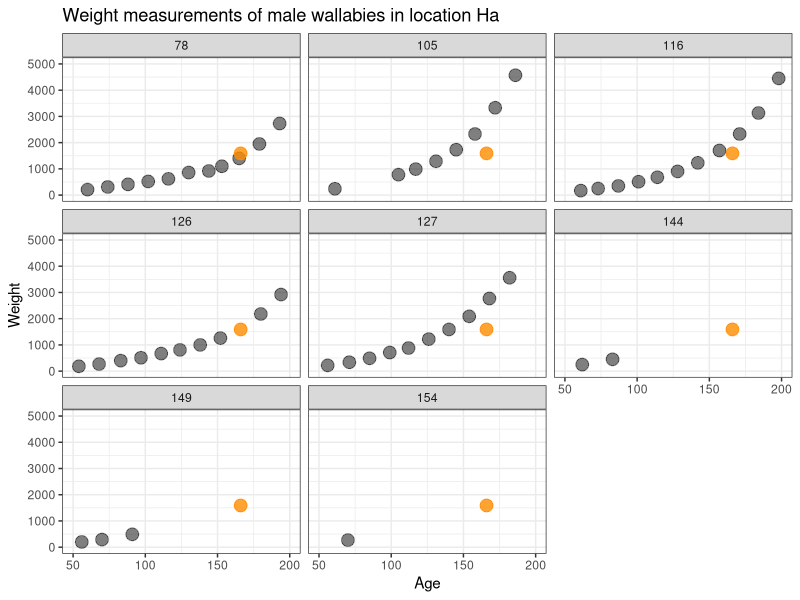
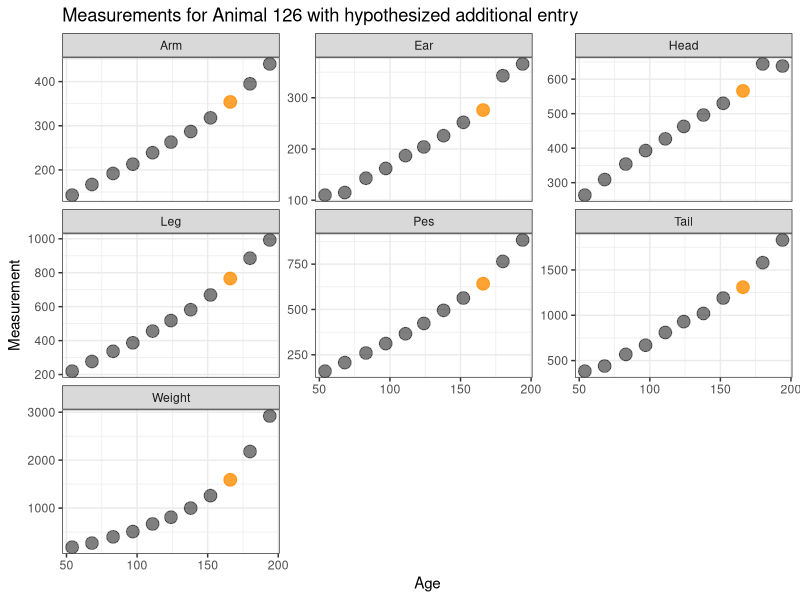

Here is the R script that generated these plots, in order:
## ---- chunk 1
#| include: false
library(tibble)
library(dplyr)
library(tidyr)
library(knitr)
## ---- chunk 2
library(knitr)
wallaby <- read.csv("../data/wallaby.csv") 
head(wallaby) |> kable(caption="First few lines of the wallaby data.")
## ---- chunk 3
library(dplyr)
wallaby |> 
  count(Anim, sort = TRUE) |> 
  head() |> 
  kable(caption="Anim by itself is not uniquely identifying rows in the data.")
## ---- chunk 4
library(dplyr)
wallaby |> 
  count(Anim, Age, sort = TRUE) |> 
  head() |> 
  kable(caption="All combinations of animal ID and an animal's age only refer to one set of measurements.")
## ---- chunk 5
library(tidyr)

wallaby2 <- wallaby |> 
  nest(.by = c("Anim", "Sex", "Loca"), .key="measurements") 
wallaby2 |> head() 
## ---- chunk 6
wallaby2 |> count(Anim, sort=TRUE) |> head() |>
  knitr::kable(caption="We see in the frequency breakdown of `Anim`, that the animal ID for 125 is used twice, i.e. 125 seems to describe two different animals. This would indicate that animal numbers do not refer to an individual animal as the data description suggests.")
## ---- chunk 7
wallaby |> 
  filter(Anim == 125) |> head() |> 
  knitr::kable(caption="Based on the listing for the values of animal 125, the very first entry does not fit in well with the other values.")
## ---- chunk 8
#| echo: false
#| warning: false
#| label: fig-wallaby125
#| fig-cap: "Scatterplots of Weight by Age, facetted by animal number. Only male specimen in location Ha are considered. The orange point shows the measurements of the entry wrongly assigned to animal 125 (which is female and lives in a different location)."

library(ggplot2)

wallaby |> 
  filter(Loca == "Ha", Anim!=125, Sex == 1, !is.na(Weight)) |>
  mutate(Anim=factor(Anim)) |>  
  ggplot(aes(x = Age, y = Weight)) + 
  geom_point(size = 4, alpha = 0.5) + 
  facet_wrap(~Anim) + 
  geom_point(data = filter(wallaby, Anim==125, Sex==1) |> select(-Anim),
             colour = "darkorange", size = 4, alpha = 0.8) +
  xlim(c(50,200)) + 
  ylim(c(0,5000)) + 
  theme_bw() + 
  ggtitle("Weight measurements of male wallabies in location Ha")
## ---- chunk 9
#| echo: false
#| label: fig-wallaby126
#| fig-cap: "Growth curves of animal 126 for all the measurements taken between days 50 and 200. In orange, the additional entry for animal 125 is shown. The values are consistent with animal 126's growth."

library(tidyr)
library(dplyr)
library(ggplot2)

wallaby_long <- wallaby |> 
  pivot_longer(c("Weight", "Head":"Tail"), values_to = "Measurement", names_to="Trait") |> 
  filter(Trait!="Leng")

wallaby_long |> 
  filter(Anim==126, between(Age, 50, 200)) |> 
  ggplot(aes(x = Age, y = Measurement)) + 
  geom_point(size = 4, alpha = 0.5) + 
  facet_wrap(~Trait, scales="free_y") +
  geom_point(data = wallaby_long |>
               filter(Anim==125, Sex==1) |> 
                 select(-Anim), 
             colour = "darkorange", size = 4, alpha = 0.8)  +
  theme_bw() +
  ggtitle("Measurements for Animal 126 with hypothesized additional entry")
## ---- chunk 10
# Cleaning Step 1
wallaby_cleaner <- wallaby |> 
  mutate(Anim = ifelse(Anim==125 & Sex==1, 126, Anim))
## ---- chunk 11
wallaby2 |> group_by(Anim) 
## ---- chunk 12
wallaby_demographics <- wallaby_cleaner |> 
  select(Anim, Sex, Loca) |>
  count(Anim, Sex, Loca) 
# Don't need the total number
## ---- chunk 13
wallaby_demographics |> 
  count(Anim, sort=TRUE) |> 
  head()
## ---- chunk 14
wallaby_measurements <- wallaby_cleaner |> 
  select(-Sex, -Loca) 

wallaby_measurements |>
  head()
## ---- chunk 15
wallaby_sex <- wallaby_demographics |> select(Anim, Sex)
wallaby_Location <- wallaby_demographics |> select(Anim, Loca)
## ---- chunk 16
wallaby_measurements_long <- wallaby_measurements |> 
  pivot_longer(cols = 'Leng':'Weight', names_to="Traits", values_to="Measurements", 
               values_drop_na = TRUE)

dim(wallaby_measurements_long)
head(wallaby_measurements_long)
